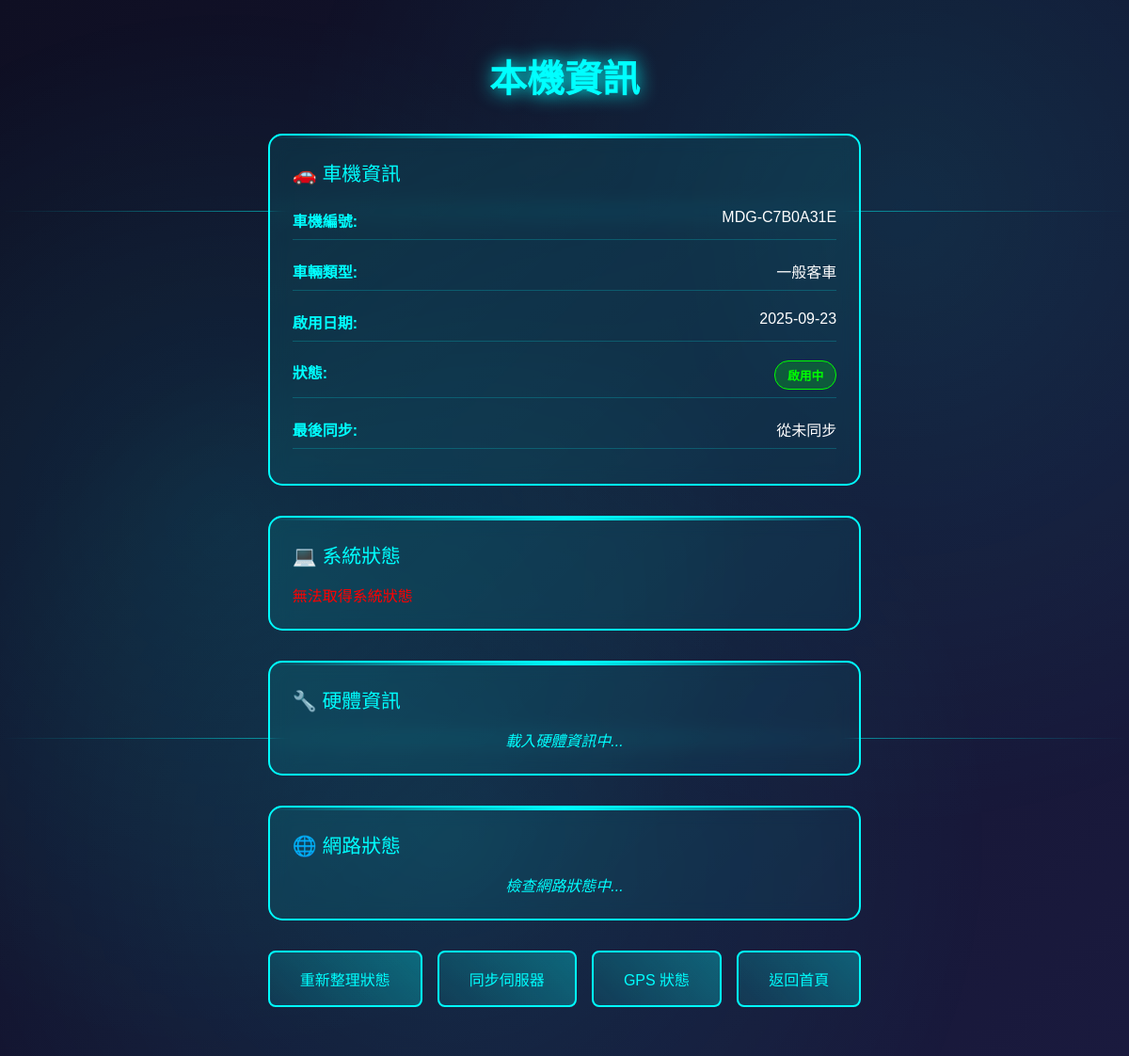
Screenshot of /device_info/info with the database file from the repository.
### models.py (models this page shows, shortened)
class VehicleDevice(db.Model):
    __tablename__ = 'vehicle_device'
    id = db.Column(db.Integer, primary_key=True, comment='流水號')
    device_number = db.Column(db.String(50), unique=True, nullable=False, comment='車機編號')
    vehicle_type = db.Column(db.String(20), nullable=False, comment='車輛類型')
    activation_date = db.Column(db.Date, nullable=False, comment='車機啟用日')
    is_active = db.Column(db.Boolean, default=True, comment='是否啟用')
    created_at = db.Column(db.DateTime, default=datetime.utcnow, comment='建立時間')
    last_sync = db.Column(db.DateTime, comment='最後同步時間')
    system_info = db.Column(db.Text, comment='系統資訊 JSON')
    @classmethod
    def get_current_device(cls):
        return cls.query.first()

### blueprints/device_info.py (the view)
@device_info_bp.route('/info')
def device_info():
    device = VehicleDevice.get_current_device()
    if not device:
        device = VehicleDevice.create_default_device()
    return render_template('device_info/info.html', device=device)

### templates/device_info/info.html (shortened to what this page needs)
{% extends "base.html" %}
{% block content %}
<div class="container">
    <div class="info-container">
        <h1 class="info-title">本機資訊</h1>
        <div class="info-grid">
            <div class="info-card">
                <div class="card-title">🚗 車機資訊</div>
                <div class="card-content">
                    <div class="info-row">
                        <span class="info-label">車機編號:</span>
                        <span class="info-value">{{ device.device_number }}</span>
                    </div>
                    <div class="info-row">
                        <span class="info-label">車輛類型:</span>
                        <span class="info-value">{{ device.vehicle_type }}</span>
                    </div>
                    <div class="info-row">
                        <span class="info-label">啟用日期:</span>
                        <span class="info-value">{{ device.activation_date }}</span>
                    </div>
                    <div class="info-row">
                        <span class="info-label">狀態:</span>
                        <span class="info-value">
                            <span class="status-badge {{ 'status-active' if device.is_active else 'status-inactive' }}">
                                {{ '啟用中' if device.is_active else '已停用' }}
                            </span>
                        </span>
                    </div>
                    <div class="info-row">
                        <span class="info-label">最後同步:</span>
                        <span class="info-value">{{ device.last_sync.strftime('%Y-%m-%d %H:%M') if device.last_sync else '從未同步' }}</span>
                    </div>
                </div>
            </div>
            <div class="info-card">
                <div class="card-title">💻 系統狀態</div>
                <div class="card-content" id="systemStatus">
                </div>
            </div>
            <div class="info-card">
                <div class="card-title">🔧 硬體資訊</div>
                <div class="card-content" id="hardwareInfo">
                    <div class="loading">載入硬體資訊中...</div>
                </div>
            </div>
            <div class="info-card">
                <div class="card-title">🌐 網路狀態</div>
                <div class="card-content" id="networkStatus">
                    <div class="loading">檢查網路狀態中...</div>
                </div>
            </div>
        </div>
        <div class="controls">
            <button class="control-button" onclick="refreshStatus()">重新整理狀態</button>
            <button class="control-button" onclick="syncServer()">同步伺服器</button>
            <a href="{{ url_for('gps.gps_view') }}" class="control-button">GPS 狀態</a>
            <a href="{{ url_for('main.index') }}" class="control-button">返回首頁</a>
        </div>
    </div>
</div>
{% endblock %}

### templates/base.html (style rules this page uses)
* { margin: 0; padding: 0; box-sizing: border-box; }
body { font-family: 'Arial', 'Microsoft JhengHei', sans-serif; background: linear-gradient(135deg, #0f0f23 0%, #1a1a3e 100%); color: #00ffff; min-height: 100vh; overflow-x: hidden; overflow-y: auto; }
.container { display: flex; flex-direction: column; align-items: center; justify-content: center; min-height: 100vh; padding: 20px; position: relative; }
.container::before { content: ''; position: fixed; top: 0; left: 0; right: 0; bottom: 0; background-image: radial-gradient(circle at 20% 50%, rgba(0, 255, 255, 0.1) 0%, transparent 50%), radial-gradient(circle at 80% 20%, rgba(0, 255, 255, 0.1) 0%, transparent 50%), radial-gradient(circle at 40% 80%, rgba(0, 255, 255, 0.1) 0%, transparent 50%); animation: pulse 4s ease-in-out infinite alternate; pointer-events: none; }

### templates/device_info/info.html (style rules this page uses)
.info-container { max-width: 900px; margin: 0 auto; padding: 2rem; }
.info-title { font-size: 2.5rem; color: #00ffff; text-shadow: 0 0 20px #00ffff; text-align: center; margin-bottom: 2rem; }
.info-grid { display: grid; grid-template-columns: repeat(auto-fit, minmax(400px, 1fr)); gap: 2rem; margin-bottom: 2rem; }
.info-card { background: linear-gradient(135deg, rgba(0, 255, 255, 0.1), rgba(0, 255, 255, 0.05)); border: 2px solid #00ffff; border-radius: 15px; padding: 1.5rem; backdrop-filter: blur(10px); position: relative; overflow: hidden; }
.info-card::before { content: ''; position: absolute; top: 0; left: 0; right: 0; height: 3px; background: linear-gradient(90deg, transparent, #00ffff, transparent); animation: scan 3s linear infinite; }
.card-title { font-size: 1.3rem; color: #00ffff; margin-bottom: 1rem; display: flex; align-items: center; gap: 0.5rem; }
.card-content { color: #ffffff; }
.info-row { display: flex; justify-content: space-between; margin-bottom: 0.8rem; padding: 0.5rem 0; border-bottom: 1px solid rgba(0, 255, 255, 0.2); }
.info-label { color: #00ffff; font-weight: bold; }
.info-value { color: #ffffff; text-align: right; flex: 1; margin-left: 1rem; }
.status-badge { display: inline-block; padding: 0.3rem 0.8rem; border-radius: 15px; font-size: 0.8rem; font-weight: bold; }
.status-active { background: rgba(0, 255, 0, 0.2); color: #00ff00; border: 1px solid #00ff00; }
.controls { display: flex; justify-content: center; gap: 1rem; margin-top: 2rem; }
.control-button { background: linear-gradient(45deg, rgba(0, 255, 255, 0.1), rgba(0, 255, 255, 0.3)); border: 2px solid #00ffff; color: #00ffff; padding: 1rem 2rem; font-size: 1rem; border-radius: 8px; cursor: pointer; transition: all 0.3s ease; text-decoration: none; display: inline-block; }
.loading { text-align: center; color: #00ffff; font-style: italic; }

### rows the page displays
VehicleDevice: device_number "MDG-C7B0A31E", vehicle_type "一般客車", activation_date "2025-09-23", is_active "啟用中", last_sync "從未同步"
